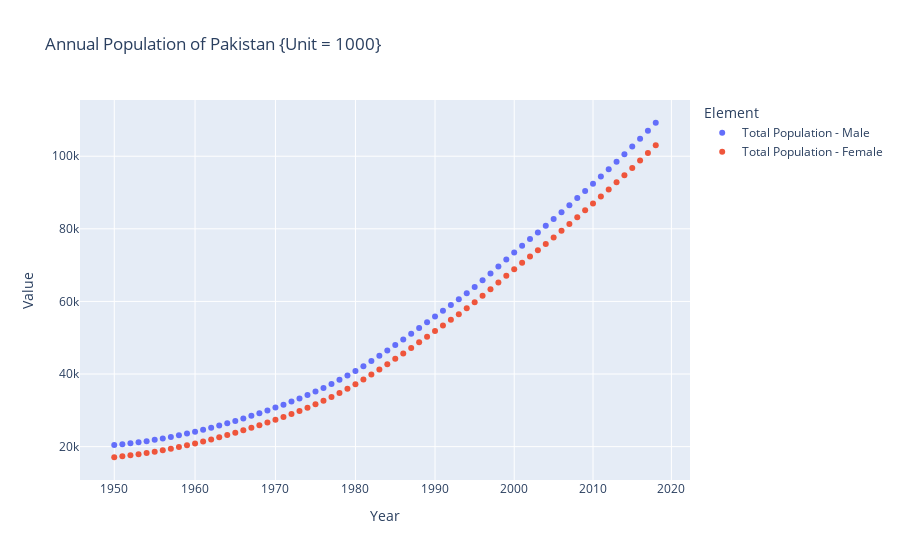

Notebook source saved alongside this figure:
### Markdown cell above
## Annual Population of Pakistan {Unit = 1000}

### Code cell
import plotly.express as px
df3= pd.read_csv("POP.csv")

fig = px.scatter(df3, x="Year", y="Value",
	          color="Element",
                 hover_name="Area", log_x=True, size_max=60 ,title='Annual Population of Pakistan {Unit = 1000}')
fig.show()

### Figure 1 — Plotly figure (JSON) as saved in the notebook; plotly's stock layout.template omitted (floating-point values rounded to 4 significant figures)
{"data": [{"hovertemplate": "<b>%{hovertext}</b><br><br>Element=Total Population - Male<br>Year=%{x}<br>Value=%{y}<extra></extra>", "hovertext": ["Pakistan", "Pakistan", "Pakistan", "Pakistan", "Pakistan", "Pakistan", "Pakistan", "Pakistan", "Pakistan", "Pakistan", "Pakistan", "Pakistan", "Pakistan", "Pakistan", "Pakistan", "Pakistan", "Pakistan", "Pakistan", "Pakistan", "Pakistan", "Pakistan", "Pakistan", "Pakistan", "Pakistan", "Pakistan", "Pakistan", "Pakistan", "Pakistan", "Pakistan", "Pakistan", "Pakistan", "Pakistan", "Pakistan", "Pakistan", "Pakistan", "Pakistan", "Pakistan", "Pakistan", "Pakistan", "Pakistan", "Pakistan", "Pakistan", "Pakistan", "Pakistan", "Pakistan", "Pakistan", "Pakistan", "Pakistan", "Pakistan", "Pakistan", "Pakistan", "Pakistan", "Pakistan", "Pakistan", "Pakistan", "Pakistan", "Pakistan", "Pakistan", "Pakistan", "Pakistan", "Pakistan", "Pakistan", "Pakistan", "Pakistan", "Pakistan", "Pakistan", "Pakistan", "Pakistan", "Pakistan"], "legendgroup": "Total Population - Male", "marker": {"color": "#636efa", "symbol": "circle"}, "mode": "markers", "name": "Total Population - Male", "orientation": "v", "showlegend": true, "type": "scatter", "x": [1950, 1951, 1952, 1953, 1954, 1955, 1956, 1957, 1958, 1959, 1960, 1961, 1962, 1963, 1964, 1965, 1966, 1967, 1968, 1969, 1970, 1971, 1972, 1973, 1974, 1975, 1976, 1977, 1978, 1979, 1980, 1981, 1982, 1983, 1984, 1985, 1986, 1987, 1988, 1989, 1990, 1991, 1992, 1993, 1994, 1995, 1996, 1997, 1998, 1999, 2000, 2001, 2002, 2003, 2004, 2005, 2006, 2007, 2008, 2009, 2010, 2011, 2012, 2013, 2014, 2015, 2016, 2017, 2018], "xaxis": "x", "y": [20460.0, 20670.0, 20910.0, 21200.0, 21520.0, 21870.0, 22250.0, 22670.0, 23120.0, 23600.0, 24110.0, 24650.0, 25220.0, 25820.0, 26440.0, 27100.0, 27770.0, 28480.0, 29210.0, 29970.0, 30760.0, 31570.0, 32400.0, 33280.0, 34190.0, 35160.0, 36190.0, 37260.0, 38400.0, 39590.0, 40850.0, 42180.0, 43570.0, 45010.0, 46490.0, 48000.0, 49530.0, 51080.0, 52650.0, 54230.0, 55820.0, 57400.0, 58990.0, 60590.0, 62250.0, 63980.0, 65800.0, 67700.0, 69630.0, 71570.0, 73470.0, 75340.0, 77170.0, 78980.0, 80810.0, 82680.0, 84580.0, 86510.0, 88460.0, 90440.0, 92430.0, 94420.0, 96430.0, 98460.0, 100500.0, 102600.0, 104800.0, 107000.0, 109200.0], "yaxis": "y"}, {"hovertemplate": "<b>%{hovertext}</b><br><br>Element=Total Population - Female<br>Year=%{x}<br>Value=%{y}<extra></extra>", "hovertext": ["Pakistan", "Pakistan", "Pakistan", "Pakistan", "Pakistan", "Pakistan", "Pakistan", "Pakistan", "Pakistan", "Pakistan", "Pakistan", "Pakistan", "Pakistan", "Pakistan", "Pakistan", "Pakistan", "Pakistan", "Pakistan", "Pakistan", "Pakistan", "Pakistan", "Pakistan", "Pakistan", "Pakistan", "Pakistan", "Pakistan", "Pakistan", "Pakistan", "Pakistan", "Pakistan", "Pakistan", "Pakistan", "Pakistan", "Pakistan", "Pakistan", "Pakistan", "Pakistan", "Pakistan", "Pakistan", "Pakistan", "Pakistan", "Pakistan", "Pakistan", "Pakistan", "Pakistan", "Pakistan", "Pakistan", "Pakistan", "Pakistan", "Pakistan", "Pakistan", "Pakistan", "Pakistan", "Pakistan", "Pakistan", "Pakistan", "Pakistan", "Pakistan", "Pakistan", "Pakistan", "Pakistan", "Pakistan", "Pakistan", "Pakistan", "Pakistan", "Pakistan", "Pakistan", "Pakistan", "Pakistan"], "legendgroup": "Total Population - Female", "marker": {"color": "#EF553B", "symbol": "circle"}, "mode": "markers", "name": "Total Population - Female", "orientation": "v", "showlegend": true, "type": "scatter", "x": [1950, 1951, 1952, 1953, 1954, 1955, 1956, 1957, 1958, 1959, 1960, 1961, 1962, 1963, 1964, 1965, 1966, 1967, 1968, 1969, 1970, 1971, 1972, 1973, 1974, 1975, 1976, 1977, 1978, 1979, 1980, 1981, 1982, 1983, 1984, 1985, 1986, 1987, 1988, 1989, 1990, 1991, 1992, 1993, 1994, 1995, 1996, 1997, 1998, 1999, 2000, 2001, 2002, 2003, 2004, 2005, 2006, 2007, 2008, 2009, 2010, 2011, 2012, 2013, 2014, 2015, 2016, 2017, 2018], "xaxis": "x", "y": [17080.0, 17330.0, 17600.0, 17910.0, 18250.0, 18620.0, 19020.0, 19440.0, 19890.0, 20370.0, 20880.0, 21420.0, 21980.0, 22570.0, 23180.0, 23820.0, 24490.0, 25170.0, 25890.0, 26630.0, 27390.0, 28170.0, 28980.0, 29820.0, 30710.0, 31650.0, 32650.0, 33700.0, 34800.0, 35970.0, 37200.0, 38500.0, 39860.0, 41270.0, 42720.0, 44190.0, 45690.0, 47200.0, 48740.0, 50280.0, 51830.0, 53380.0, 54930.0, 56500.0, 58110.0, 59790.0, 61540.0, 63360.0, 65210.0, 67060.0, 68870.0, 70640.0, 72380.0, 74110.0, 75850.0, 77630.0, 79450.0, 81300.0, 83180.0, 85090.0, 87000.0, 88920.0, 90850.0, 92800.0, 94770.0, 96790.0, 98830.0, 100900.0, 103000.0], "yaxis": "y"}], "layout": {"legend": {"title": {"text": "Element"}, "tracegroupgap": 0}, "title": {"text": "Annual Population of Pakistan {Unit = 1000}"}, "xaxis": {"anchor": "y", "domain": [0, 1], "title": {"text": "Year"}, "type": "log"}, "yaxis": {"anchor": "x", "domain": [0, 1], "title": {"text": "Value"}}}}
